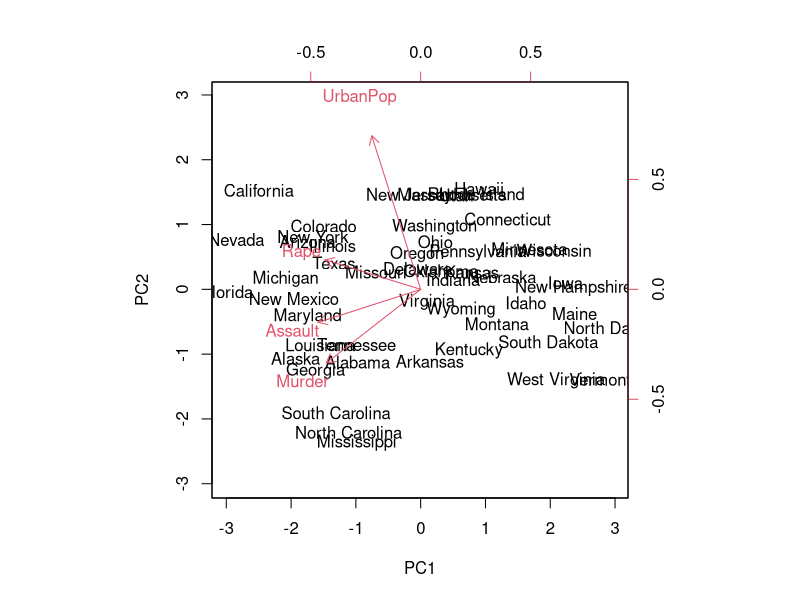
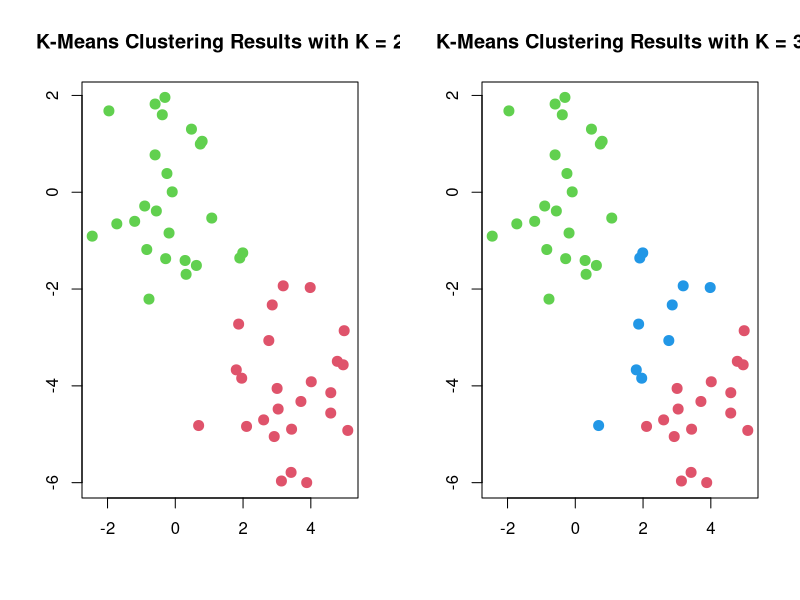
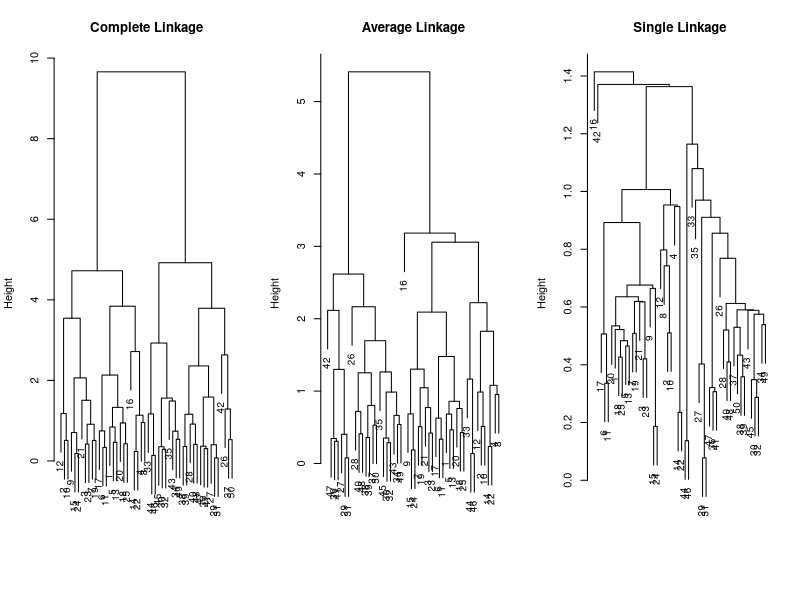
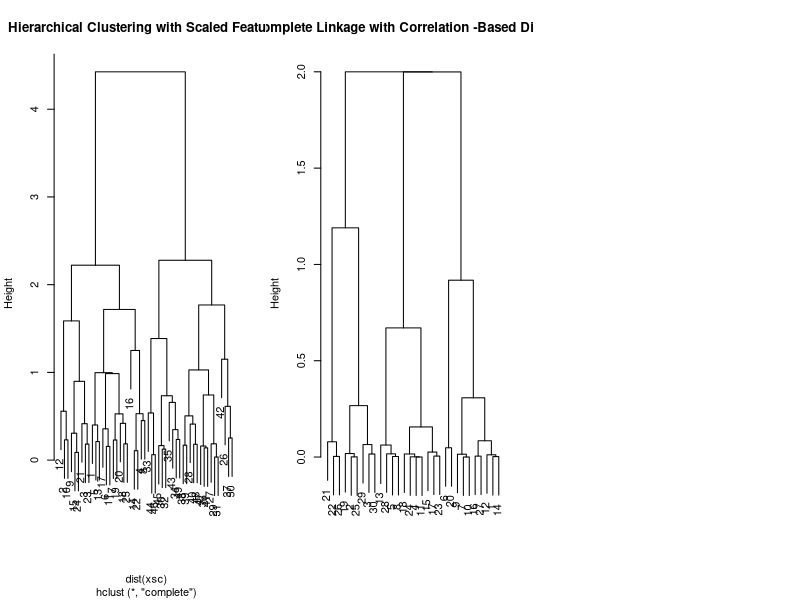

R code for these plots, in order:
## ---- chunk 1
states <- row.names(USArrests)
apply(USArrests , 2, mean)
apply(USArrests , 2, var)
## ---- chunk 2
pr.out <- prcomp(USArrests , scale = TRUE)
names(pr.out)
pr.out$rotation
biplot(pr.out , scale = 0)
## ---- chunk 3
pr.out$sdev
pr.var <- pr.out$sdev^2
pr.var
## ---- chunk 4
pve <- pr.var / sum(pr.var)
pve
## ---- chunk 5
X <- data.matrix(scale(USArrests))
pcob <- prcomp(X)
summary(pcob)
## ---- chunk 6
sX <- svd(X)
names(sX)
round(sX$v, 3)
pcob$rotation
## ---- chunk 7
nomit <- 20
set.seed (15)
ina <- sample(seq (50) , nomit)
inb <- sample (1:4, nomit , replace = TRUE)
Xna <- X
index.na <- cbind(ina , inb)
Xna[index.na] <- NA
## ---- chunk 8
fit.svd <- function(X, M = 1) {
  svdob <-svd(X)
  with(svdob ,
  u[, 1:M, drop = FALSE] %*%
  (d[1:M] * t(v[, 1:M, drop = FALSE ])))
}
## ---- chunk 9
Xhat <- Xna
xbar <- colMeans(Xna , na.rm = TRUE)
Xhat[index.na] <- xbar[inb]
## ---- chunk 10
thresh <- 1e-7
rel_err <- 1
iter <- 0
ismiss <- is.na(Xna)
mssold <- mean (( scale(Xna , xbar , FALSE)[!ismiss])^2)
mss0 <- mean(Xna[!ismiss ]^2)
## ---- chunk 11
while(rel_err > thresh) {
  iter <- iter + 1
# Step 2(a)
  Xapp <- fit.svd(Xhat , M = 1)
# Step 2(b)
  Xhat [ ismiss ] <- Xapp [ ismiss ]
# Step 2(c)
  mss <- mean ((( Xna - Xapp)[! ismiss ])^2)
  rel_err <- ( mssold - mss ) / mss0
  mssold <- mss
  cat("Iter:", iter, "MSS:", mss,
  "Rel. Err:", rel_err, "\n")
}
## ---- chunk 12
cor(Xapp[ismiss], X[ismiss])
## ---- chunk 13
set.seed (2)
x <- matrix(rnorm (50 * 2), ncol = 2)
x[1:25, 1] <- x[1:25, 1] + 3
x[1:25, 2] <- x[1:25, 2] - 4
## ---- chunk 14
km.out <- kmeans(x, 2, nstart = 20)
km.out$cluster
par(mfrow = c(1, 2))
plot(x, col = (km.out$cluster + 1), main = "K-Means Clustering Results with K = 2", xlab = "", ylab = "", pch = 20, cex = 2)
## ---- chunk 15
set.seed (4)
km.out <- kmeans(x, 3, nstart = 20)
km.out
plot(x, col = (km.out$cluster + 1),
main = "K-Means Clustering Results with K = 3",
xlab = "", ylab = "", pch = 20, cex = 2)
## ---- chunk 16
hc.complete <- hclust(dist(x), method = "complete")
hc.average <- hclust(dist(x), method = "average")
hc.single <- hclust(dist(x), method = "single")
par(mfrow = c(1, 3))
plot(hc.complete , main = "Complete Linkage",
xlab = "", sub = "", cex = .9)
plot(hc.average , main = "Average Linkage",
xlab = "", sub = "", cex = .9)
plot(hc.single, main = "Single Linkage",
xlab = "", sub = "", cex = .9)
## ---- chunk 17
cutree(hc.complete , 2)
cutree(hc.average , 2)
cutree(hc.single, 2)
cutree(hc.single, 4)
## ---- chunk 18
xsc <- scale(x)
plot(hclust(dist(xsc), method = "complete"),
main = "Hierarchical Clustering with Scaled Features")
## ---- chunk 19
x <- matrix(rnorm (30 * 3), ncol = 3)
dd <- as.dist (1 - cor(t(x)))
plot(hclust(dd, method = "complete"),
main = "Complete Linkage with Correlation -Based Distance",
xlab = "", sub = "")
